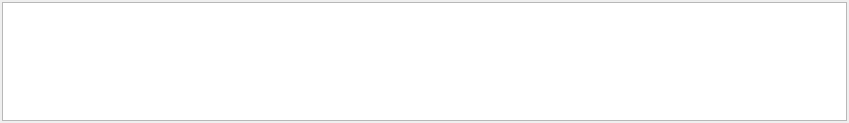
<?xml version="1.0" encoding="UTF-8"?>
<ui version="4.0">
 <class>ProjectionWidget</class>
 <widget class="QWidget" name="ProjectionWidget">
  <property name="geometry">
   <rect>
    <x>0</x>
    <y>0</y>
    <width>849</width>
    <height>123</height>
   </rect>
  </property>
  <property name="windowTitle">
   <string>Form</string>
  </property>
  <layout class="QVBoxLayout" name="verticalLayout">
   <property name="margin">
    <number>2</number>
   </property>
   <item>
    <widget class="GraphicsView" name="graphicsView"/>
   </item>
  </layout>
 </widget>
 <customwidgets>
  <customwidget>
   <class>GraphicsView</class>
   <extends>QGraphicsView</extends>
   <header>pyqtgraph</header>
  </customwidget>
 </customwidgets>
 <resources/>
 <connections/>
</ui>
